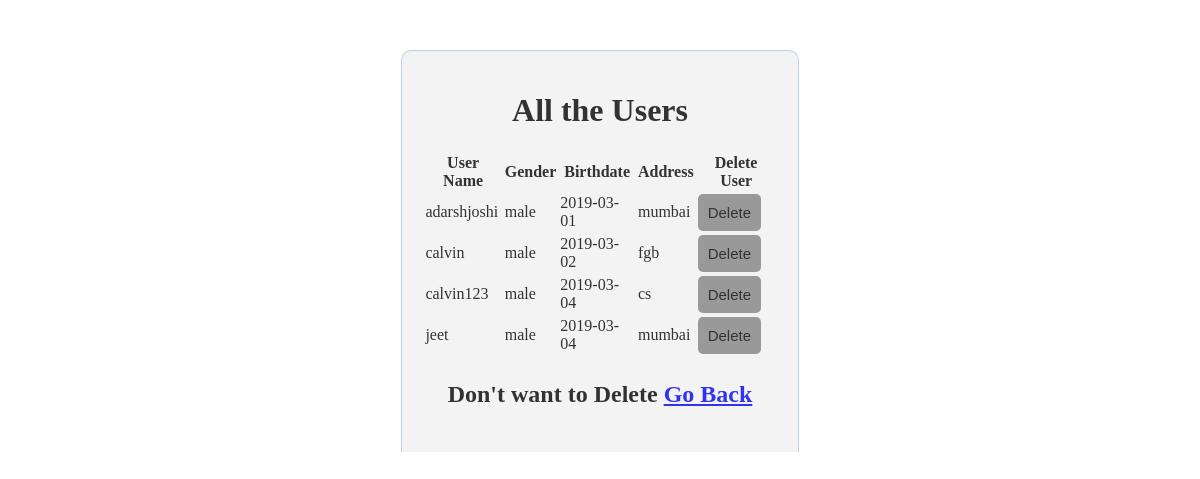
The page /viewusers.php (signed in) on the database its author committed.
### tables this page shows
CREATE TABLE `register` (
  `id` int(255) NOT NULL,
  `username` varchar(255) NOT NULL,
  `password` varchar(30) NOT NULL,
  `gender` varchar(30) NOT NULL,
  `birthdate` date NOT NULL,
  `address` varchar(255) NOT NULL,
  `deduction` int(255) NOT NULL,
  `overtime` int(255) NOT NULL,
  `bonus` int(255) NOT NULL,
  `netpay` int(255) NOT NULL
);

### viewusers.php (the view, shortened to what this page needs)
<html>
<head lang="en">
    <link type="text/css" rel="stylesheet" href="style.css">
</head>
<body>
<div class="register">
    <h1 align="center">All the Users</h1>
<div class="input-group">
    <h2>
    <table class="input-group" style="table-layout: fixed;">
        <thead>
        <tr>
            <th>User Name</th>
            <th>Gender</th>
            <th>Birthdate</th>
            <th>Address</th>
            <th>Delete User</th>
        </tr>
        </thead>
        <?php
        $conn = mysqli_connect('localhost', 'root', '','jeet1');
        $view_users_query="SELECT username,gender,birthdate,address from register";
        $run=mysqli_query($conn,$view_users_query);
        while($row=mysqli_fetch_array($run))
        {
            $username=$row[0];
            $gender=$row[1];
            $birthdate=$row[2];
            $address=$row[3];
        ?>
        <tr>
            <td><?php echo $username;  ?></td>
            <td><?php echo $gender;  ?></td>
            <td><?php echo $birthdate;  ?></td>
            <td><?php echo $address;  ?></td>
            <td><a href="delete.php?del=<?php echo $username ?>"><button class="btn btn-danger">Delete</button></a></td>
        </tr>
        <?php } ?>
    </table>
    <p>
    Don't want to Delete <a href="adminhome.php">Go Back</a>
    </p>
</h2>
        </div>
</div>
</body>
</html>

### style.css (style rules this page uses)
body { background-image: url(splash.jpg); background-repeat: repeat; background-size: cover; }
.register { width: 30%; margin: 50px auto 0px; color: black; background: #f1f1f1; text-align: center; border: 1px solid #B0C4DE; border-bottom: none; border-radius: 10px 10px 0px 0px; padding: 20px; opacity: 0.8; }
.btn { padding: 10px; font-size: 15px; color: black; background: grey; border: none; border-radius: 5px; }

### rows shown on the page
register: username "adarshjoshi", gender "male", birthdate "2019-03-01", address "mumbai"
register: username "calvin", gender "male", birthdate "2019-03-02", address "fgb"
register: username "calvin123", gender "male", birthdate "2019-03-04", address "cs"
register: username "jeet", gender "male", birthdate "2019-03-04", address "mumbai"
